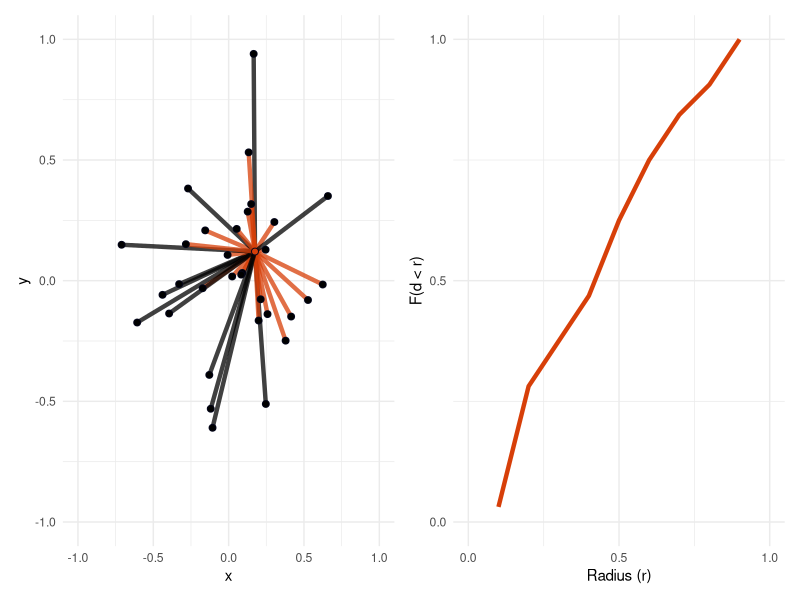
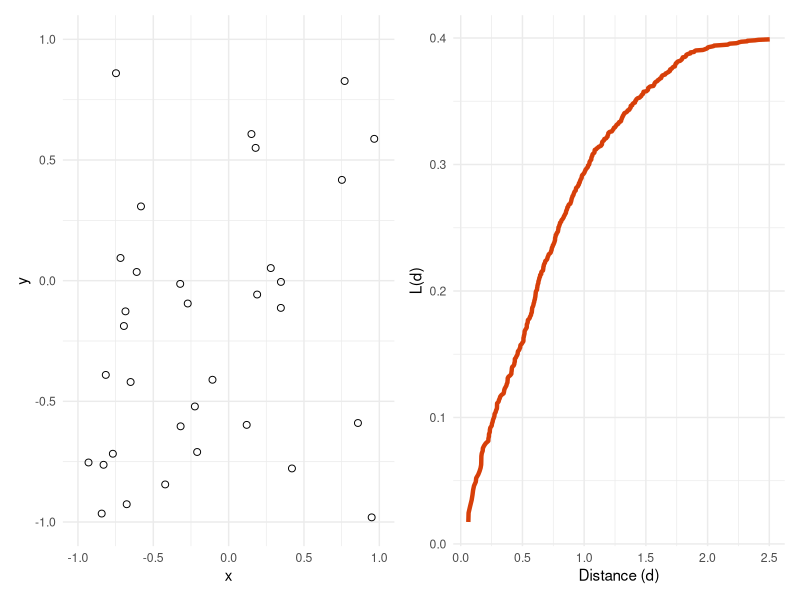

Write the R code that produced these figures, in order.
# Visualize point patterns and relevant statistical procedures.

library(tidyverse) # Get packages.
library(patchwork)

set.seed(0112358) # Pick a seed.

par_pick = 3 # Pick a particular observation to highlight.
par_n = 33 # Pick a number of observations.
par_sd = 0.33 # Pick SD for normal draws.
par_max = 1 # Pick maximum for uniform draws.
par_min = -1 # Pick minimum for uniform draws.
par_distance = ((par_max - par_min) ^ 2 + (par_max - par_min) ^ 2) ^ (1 / 2) # Get greatest possible Euclidean distance.
par_r = 0.50 # Pick a radius for RNN.

# Simulate clustering on two dimensions, then try RNN for the first point.

dat_cluster = 
  tibble(id = seq(1, par_n),
         x = rnorm(par_n, 0, par_sd),
         y = rnorm(par_n, 0, par_sd),
         pick = ifelse(id == par_pick, 1, 0) %>% factor)

dat_cluster_edges = 
  tibble(id_1 = rep(par_pick, par_n - 1),
         id_2 = seq(1, par_n)[-par_pick]) %>% 
  left_join(dat_cluster %>% select(-pick) %>% rename_with(~ str_c(., "_1"), everything())) %>% 
  left_join(dat_cluster %>% select(-pick) %>% rename_with(~ str_c(., "_2"), everything())) %>% 
  mutate(distance = ((x_1 - x_2) ^ 2 + (y_1 - y_2) ^ 2) ^ (1 / 2)) %>% 
  rename(from = id_1, 
         to = id_2) %>% 
  mutate(from_to = paste0(from, "_", to)) %>% 
  pivot_longer(cols = c(x_1, y_1, x_2, y_2),
               names_sep = "_",
               names_to = c("var", "which")) %>% 
  select(-which) %>% 
  pivot_wider(values_from = value,
              names_from = var) %>% 
  unnest %>% 
  mutate(pick = ifelse(distance < par_r, 1, 0) %>% factor)

vis_cluster = 
  ggplot() +
  geom_line(data = dat_cluster_edges,
            aes(x = x,
                y = y,
                group = from_to,
                color = pick),
            size = 1.50,
            alpha = 0.75) + 
  geom_point(data = dat_cluster,
             aes(x = x,
                 y = y,
                 fill = pick),
             shape = 21,
             size = 2.00,
             color = scales::pal_viridis(option = "F")(2)[1]) +
  scale_x_continuous(limits = c(par_min, par_max)) +
  scale_y_continuous(limits = c(par_min, par_max)) +
  scale_color_manual(values = c("#000000", "#D73F09")) +
  scale_fill_manual(values = c("#000000", "#D73F09")) +
  theme_minimal() +
  theme(legend.position = "none")

dat_cluster_rnn = 
  dat_cluster_edges %>% 
  distinct(from_to, distance) %>% 
  select(distance) %>% 
  arrange(distance) %>% 
  nest %>% 
  expand(r = seq(0, par_distance, by = 0.1), data) %>% 
  unnest(data) %>% 
  mutate(check = ifelse(distance < r, 1, 0)) %>% 
  group_by(r) %>% 
  summarize(f = sum(check) / (par_n - 1)) %>% 
  ungroup %>% 
  mutate(f_lag = f %>% lag) %>% 
  filter(f_lag < 1) %>% 
  select(-f_lag) %>% 
  mutate(p = 1 - exp(-1 * pi * r ^ 2))

vis_cluster_rnn = 
  dat_cluster_rnn %>% 
  ggplot() + 
  geom_line(aes(x = r,
                y = f),
            color = "#D73F09",
            size = 1.50) +
  # geom_line(aes(x = r,
  #               y = p),
  #           size = 1.50) +
  labs(x = "Radius (r)", y = "F(d < r)") +
  scale_x_continuous(limits = c(0, 1.00),
                     breaks = c(0, 0.50, 1.00)) +
  scale_y_continuous(limits = c(0, NA),
                     breaks = c(0, 0.50, 1.00)) +
  theme_minimal() +
  theme(legend.position = "none")

vis_cluster_patchwork = vis_cluster + vis_cluster_rnn

ggsave("out/plot_patterns_cluster.png",
       vis_cluster_patchwork,
       dpi = 300,
       width = 6.50,
       height = 3.25, 
       bg = "transparent")

# Simulate dispersal on two dimensions, then try second order analysis.

dat_disperse = 
  tibble(id = seq(1, par_n),
         x = runif(par_n, par_min, par_max),
         y = runif(par_n, par_min, par_max)) # ,
# pick = ifelse(id == 1, 1, 0) %>% factor)

dat_disperse_edges = 
  tibble(id_1 = seq(1, par_n),
         id_2 = seq(1, par_n)) %>% 
  expand(id_1, id_2) %>% 
  left_join(dat_disperse %>% rename_with(~ str_c(., "_1"), everything())) %>% 
  left_join(dat_disperse %>% rename_with(~ str_c(., "_2"), everything())) %>% 
  mutate(distance = ((x_1 - x_2) ^ 2 + (y_1 - y_2) ^ 2) ^ (1 / 2)) %>% 
  rename(from = id_1, 
         to = id_2) %>% 
  filter(from < to) %>% 
  mutate(from_to = paste0(from, "_", to)) %>% 
  pivot_longer(cols = c(x_1, y_1, x_2, y_2),
               names_sep = "_",
               names_to = c("var", "which")) %>% 
  select(-which) %>% 
  pivot_wider(values_from = value,
              names_from = var) %>% 
  unnest # %>% 
  # mutate(pick = ifelse(distance < par_r, 1, 0) %>% factor)

vis_disperse = 
  dat_disperse %>% 
  ggplot() +
  geom_point(aes(x = x,
                 y = y),
             shape = 21,
             size = 2.00) +
  scale_x_continuous(limits = c(par_min, par_max)) +
  scale_y_continuous(limits = c(par_min, par_max)) +
  theme_minimal() +
  theme(legend.position = "none")

dat_disperse_soa = 
  dat_disperse_edges %>% 
  distinct(from_to, distance) %>% 
  select(distance) %>% 
  arrange(distance) %>% 
  mutate(count = row_number()) %>% 
  mutate(L = abs(par_max ^ 2 * count * (1 / (pi * par_n * (par_n - 1)))) ^ (1 / 2))
  
vis_disperse_soa = 
  dat_disperse_soa %>% 
  ggplot() + 
  geom_line(aes(x = distance,
                y = L),
            color = "#D73F09",
            size = 1.50) +
  # geom_line(aes(x = distance,
  #               y = distance),
  #           size = 1.50) +
  labs(x = "Distance (d)", y = "L(d)") +
  # scale_x_continuous(limits = c(0, 1.00),
  #                    breaks = c(0, 0.50, 1.00)) +
  # scale_y_continuous(limits = c(0, NA),
  #                    breaks = c(0, 0.50, 1.00)) +
  theme_minimal() +
  theme(legend.position = "none")

vis_disperse_patchwork = vis_disperse + vis_disperse_soa

ggsave("out/plot_patterns_disperse.png",
       vis_disperse_patchwork,
       dpi = 300,
       width = 6.50,
       height = 3.25, 
       bg = "transparent")
